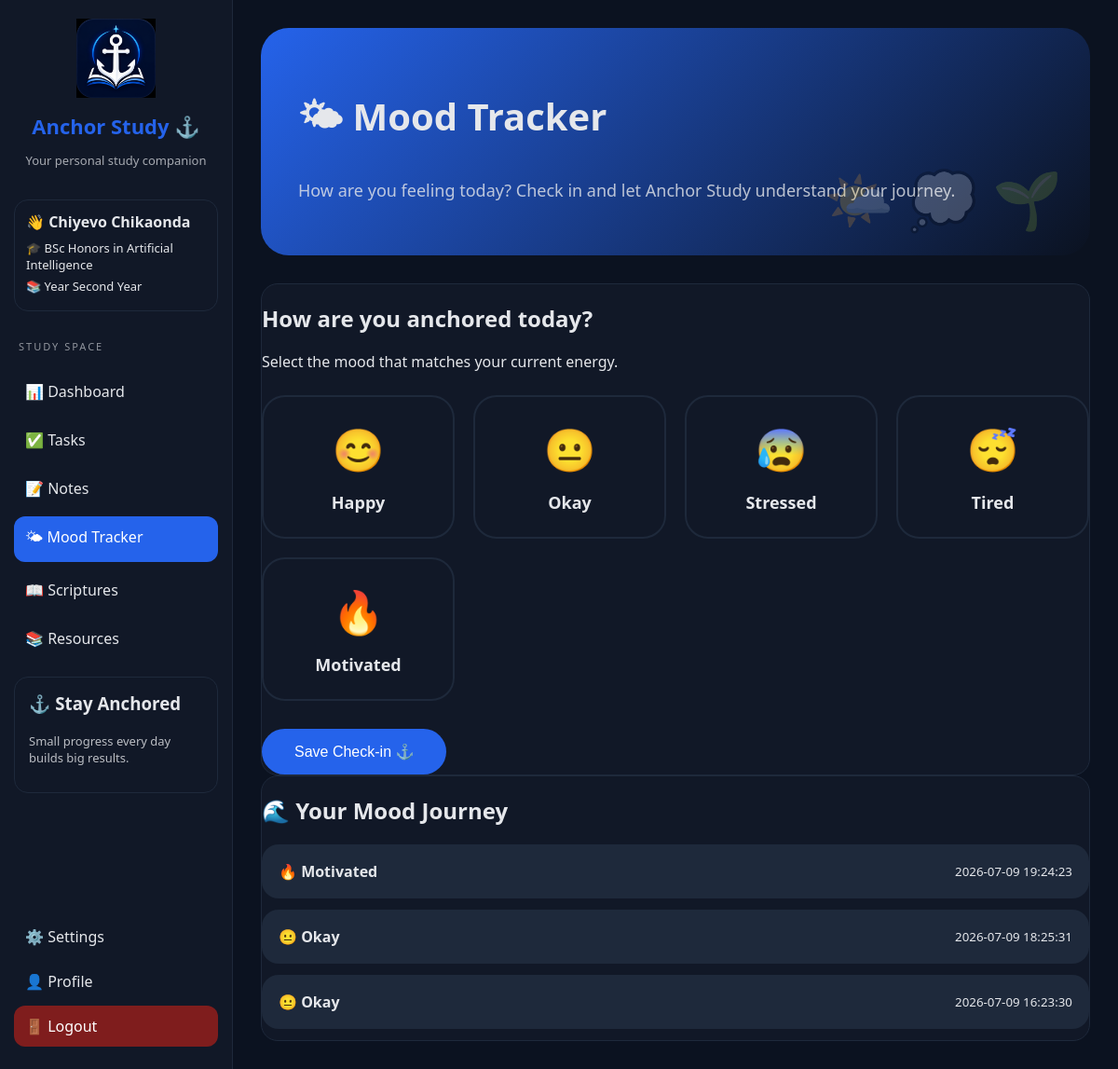
Page /mood (signed in) on the committed database.
### tables this page shows
CREATE TABLE users(
        id INTEGER PRIMARY KEY AUTOINCREMENT,
        full_name TEXT,
        university TEXT,
        course TEXT,
        year TEXT,
        study_goal TEXT,
        target_gpa TEXT,
        username TEXT UNIQUE,
        password TEXT
    );

CREATE TABLE moods(
        id INTEGER PRIMARY KEY AUTOINCREMENT,
        username TEXT,
        mood TEXT,
        created_at TIMESTAMP DEFAULT CURRENT_TIMESTAMP
    );

### ai_student_assistant/routes/mood.py (the view, shortened to what this page needs)
@mood.route("/mood", methods=["GET", "POST"])
def mood_page():
    if "user" not in session:
        return redirect(url_for("auth.login"))
    username = session["user"]
    conn = get_db()
    moods = conn.execute(
        """
        SELECT * FROM moods
        WHERE username = ?
        ORDER BY created_at DESC
        """,
        (username,)
    ).fetchall()
    conn.close()
    return render_template(
        "mood.html",
        moods=moods
    )

### ai_student_assistant/database.py (called while the page is built)
def get_db():
    conn = sqlite3.connect(DB_NAME)
    conn.row_factory = sqlite3.Row
    return conn

### app.py (called while the page is built)
@app.context_processor
def inject_user_profile():
    if "user" in session:
        conn = get_db()
        user = conn.execute(
            """
            SELECT full_name, course, year
            FROM users
            WHERE username=?
            """,
            (session["user"],)
        ).fetchone()
        conn.close()
        return {
            "profile_user": user
        }
    return {
        "profile_user": None
    }

### ai_student_assistant/templates/mood.html (shortened to what this page needs)
{% extends "base.html" %}
{% block content %}
<div class="mood-wrapper">
<div class="mood-hero">
<h1>
🌤 Mood Tracker
</h1>
<p>
How are you feeling today? Check in and let Anchor Study understand your journey.
</p>
</div>
<div class="card">
<h2>
How are you anchored today?
</h2>
<p>
Select the mood that matches your current energy.
</p>
<form method="POST" id="moodForm">
<div class="mood-grid">
<div class="mood-btn" onclick="selectMood(this,'😊 Happy')">
<div class="mood-icon">
😊
</div>
<div class="mood-title">
Happy
</div>
</div>
<div class="mood-btn" onclick="selectMood(this,'😐 Okay')">
<div class="mood-icon">
😐
</div>
<div class="mood-title">
Okay
</div>
</div>
<div class="mood-btn" onclick="selectMood(this,'😰 Stressed')">
<div class="mood-icon">
😰
</div>
<div class="mood-title">
Stressed
</div>
</div>
<div class="mood-btn" onclick="selectMood(this,'😴 Tired')">
<div class="mood-icon">
😴
</div>
<div class="mood-title">
Tired
</div>
</div>
<div class="mood-btn" onclick="selectMood(this,'🔥 Motivated')">
<div class="mood-icon">
🔥
</div>
<div class="mood-title">
Motivated
</div>
</div>
</div>
<button class="save-btn">
Save Check-in ⚓
</button>
</form>
</div>
<div class="card">
<h2>
🌊 Your Mood Journey
</h2>
{% if moods %}
{% for mood in moods %}
<div class="history-item">
<strong>
{{ mood["mood"] }}
</strong>
<small>
{{ mood["created_at"] }}
</small>
</div>
{% endfor %}
{% else %}
<div class="empty">
No mood check-ins yet 🌱
</div>
{% endif %}
</div>
</div>
{% endblock %}

### ai_student_assistant/templates/base.html (shortened to what this page needs)
<!DOCTYPE html>
<html>
<head>
</head>
<body>
<div class="sidebar">
<div class="logo">
<img
src="{{ url_for('static', filename='anchor-study-logo.png') }}"
alt="Anchor Study Logo"
class="logo-image">
<h2>
Anchor Study ⚓
</h2>
<p>
Your personal study companion
</p>
</div>
{% if profile_user %}
<div class="student-mini-card">
<h3>
👋 {{ profile_user["full_name"] }}
</h3>
<p>
🎓 {{ profile_user["course"] }}
</p>
<p>
📚 Year {{ profile_user["year"] }}
</p>
</div>
{% endif %}
<div class="menu-title">
STUDY SPACE
</div>
<a href="/dashboard"
class="{% if request.path == '/dashboard' %}active{% endif %}">
📊 Dashboard
</a>
<a href="/tasks"
class="{% if request.path == '/tasks' %}active{% endif %}">
✅ Tasks
</a>
<a href="/notes"
class="{% if request.path == '/notes' %}active{% endif %}">
📝 Notes
</a>
<a href="/mood"
class="{% if request.path == '/mood' %}active{% endif %}">
🌤 Mood Tracker
</a>
<a href="/scriptures"
class="{% if request.path == '/scriptures' %}active{% endif %}">
📖 Scriptures
</a>
<a href="/resources"
class="{% if request.path == '/resources' %}active{% endif %}">
📚 Resources
</a>
<div class="study-card">
<h3>
⚓ Stay Anchored
</h3>
<p>
Small progress every day builds big results.
</p>
</div>
<div class="menu-bottom">
<a href="/settings">
⚙️ Settings
</a>
<a href="/profile/edit">
👤 Profile
</a>
<a href="/logout" class="logout">
🚪 Logout
</a>
</div>
</div>
<div class="main">
{% block content %}
{% endblock %}
</div>
</body>
</html>

### ai_student_assistant/templates/base.html (style rules this page uses)
* { box-sizing:border-box; }
:root { --background:#0b1220; --sidebar:#111827; --card:#111827; --accent:#2563eb; --text:#e5e7eb; --soft:#1e293b; }
body { margin:0; min-height:100vh; font-family:"Segoe UI", Arial, sans-serif; background:var(--background); color:var(--text); transition:.4s; overflow-x:hidden; }
.sidebar { position:fixed; left:0; top:0; bottom:0; width:250px; background:var(--sidebar); padding:20px 15px; display:flex; flex-direction:column; border-right:1px solid var(--soft); overflow-y:auto; z-index:100; transition:.4s; }
.logo { text-align:center; margin-bottom:20px; }
.logo-image { width:85px; height:85px; object-fit:contain; margin-bottom:5px; }
.logo h2 { color:var(--accent); font-size:22px; margin:5px 0; }
.logo p { font-size:13px; opacity:.7; }
.student-mini-card { background:var(--card); border:1px solid var(--soft); padding:12px; border-radius:15px; margin-bottom:15px; }
.student-mini-card h3 { margin:0 0 8px; font-size:16px; }
.student-mini-card p { font-size:13px; margin:5px 0; }
.menu-title { font-size:11px; letter-spacing:2px; opacity:.6; margin:15px 5px; }
.sidebar a { display:flex; align-items:center; gap:10px; padding:11px 12px; margin:4px 0; border-radius:12px; text-decoration:none; color:var(--text); transition:.3s; }
.sidebar a.active { background:var(--accent); color:white; }
.menu-bottom { margin-top:auto; }
.logout { background:#7f1d1d; color:white!important; }
.study-card { margin-top:15px; padding:15px; border-radius:15px; background:var(--card); border:1px solid var(--soft); }
.study-card h3 { margin-top:0; }
.study-card p { font-size:13px; opacity:.8; }
.main { margin-left:250px; padding:30px; min-height:100vh; }
.card, .task-item, .note-card, .stat-card, .resource-card, .settings-card, .profile-card { background:var(--card); border:1px solid var(--soft); border-radius:18px; transition:.3s; }
button { background:var(--accent); color:white; border:none; padding:12px 18px; border-radius:12px; cursor:pointer; transition:.3s; }

### ai_student_assistant/templates/mood.html (style rules this page uses)
.mood-wrapper { max-width:1000px; margin:auto; }
.mood-hero { background:linear-gradient( 135deg, var(--accent), transparent ); padding:40px; border-radius:30px; margin-bottom:30px; position:relative; overflow:hidden; }
.mood-hero::after { content:"🌤️ 💭 🌱"; position:absolute; right:30px; bottom:20px; font-size:60px; opacity:.2; animation:float 5s infinite ease-in-out; }
.mood-hero h1 { font-size:40px; }
.mood-hero p { opacity:.8; font-size:18px; }
.mood-grid { display:grid; grid-template-columns: repeat(auto-fit,minmax(180px,1fr)); gap:20px; margin-top:25px; }
.mood-btn { padding:25px; border-radius:25px; background:var(--card); border:2px solid var(--soft); cursor:pointer; text-align:center; transition:.3s; color:var(--text); }
.mood-icon { font-size:45px; margin-bottom:15px; }
.mood-title { font-size:18px; font-weight:bold; }
.save-btn { margin-top:30px; padding:15px 35px; border-radius:30px; font-size:16px; }
.history-item { display:flex; justify-content:space-between; align-items:center; background:var(--soft); padding:18px; border-radius:18px; margin:12px 0; }

### rows in the picture
users: full_name "Chiyevo Chikaonda", course "BSc Honors in Artificial Intelligence", year "Second Year"
moods: mood "🔥 Motivated", created_at "2026-07-09 19:24:23"
moods: mood "😐 Okay", created_at "2026-07-09 18:25:31"
moods: mood "😐 Okay", created_at "2026-07-09 16:23:30"
